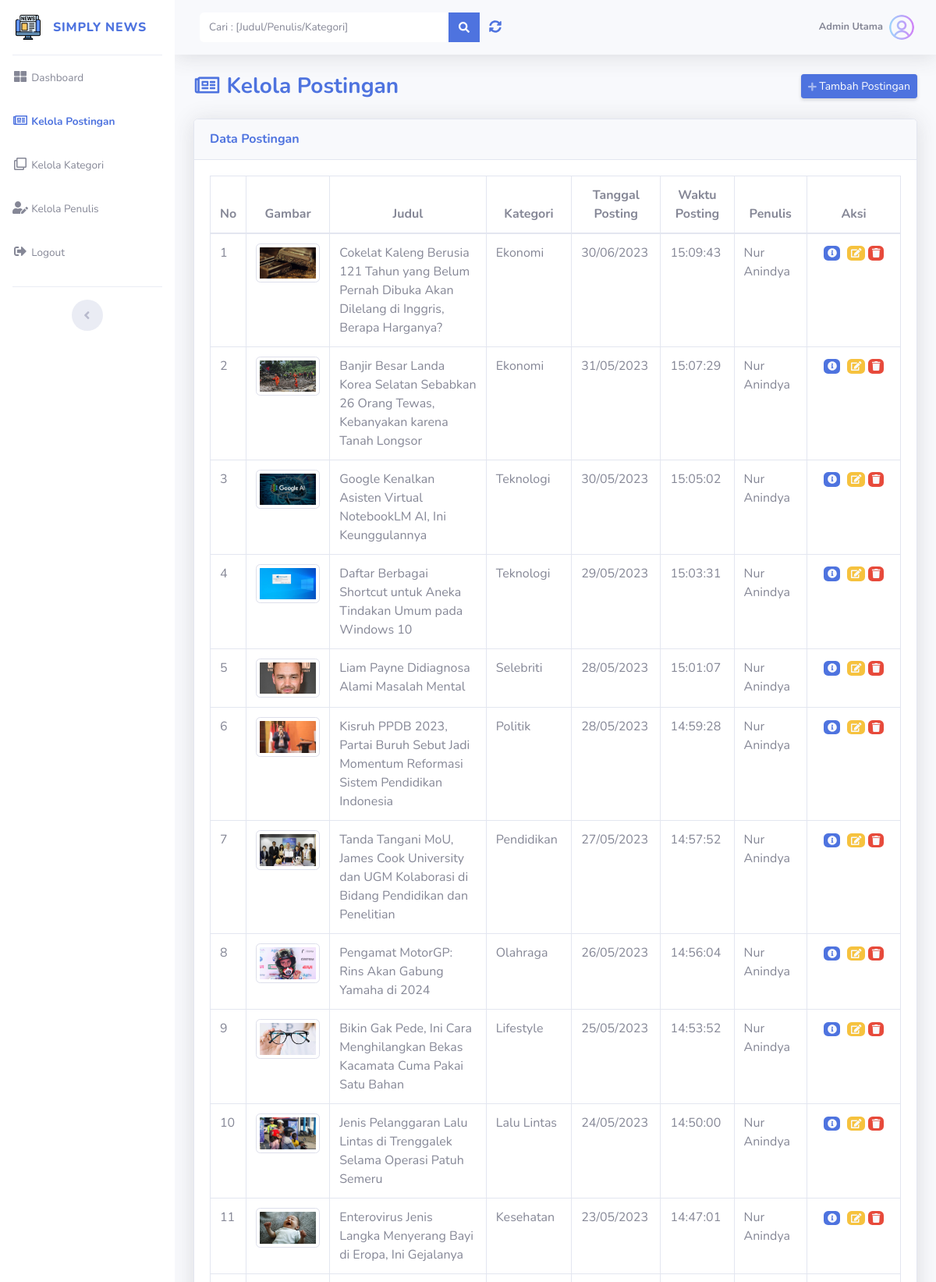
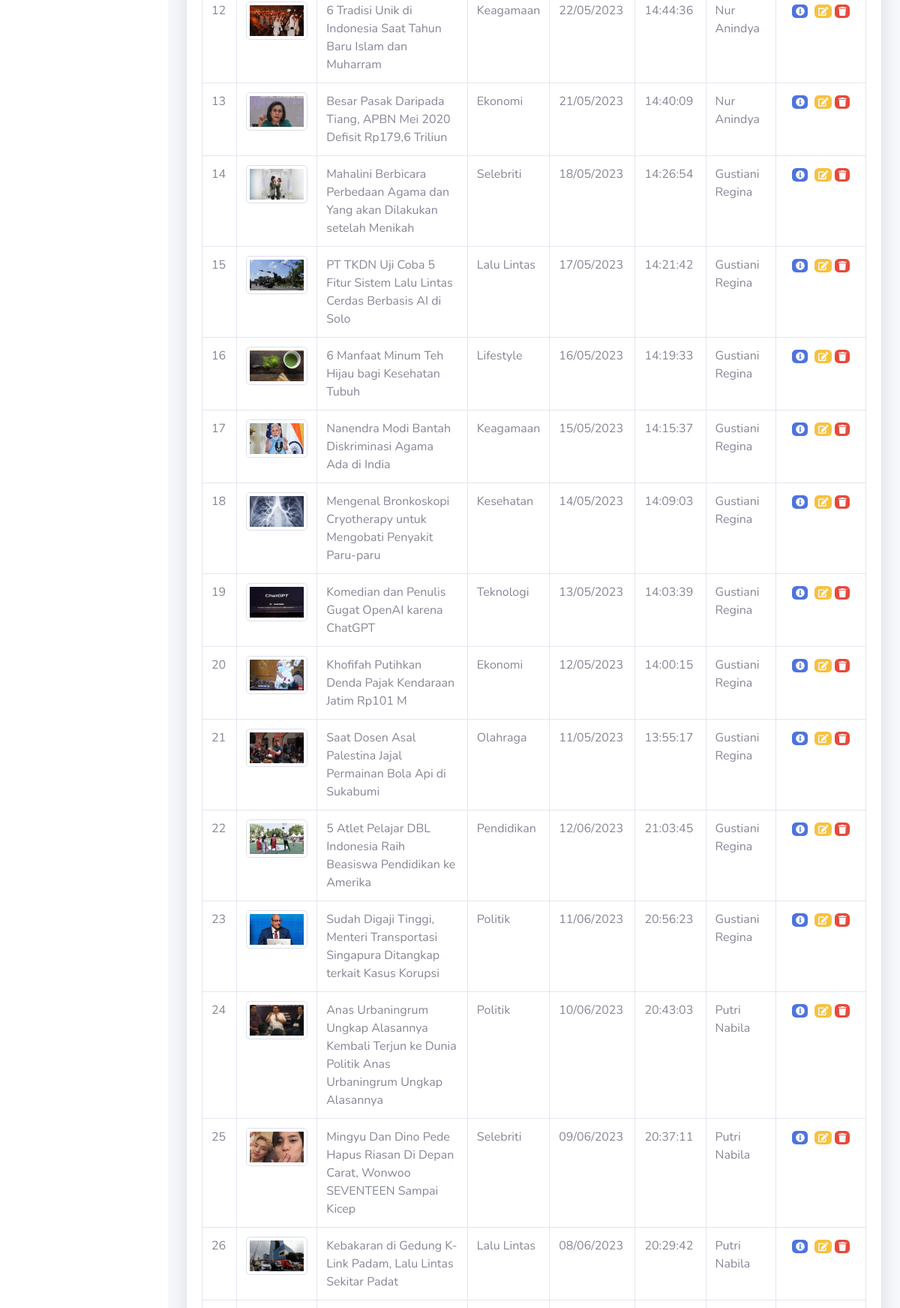
Page /admin/public/postingan/index.php (signed in, upper part) on the committed database (2 pictures, top to bottom).
### tables this page shows
CREATE TABLE `postingan` (
  `id_postingan` int(11) NOT NULL,
  `judul` varchar(100) NOT NULL,
  `isi` text NOT NULL,
  `gambar` text NOT NULL,
  `tgl_posting` date NOT NULL,
  `id_kategori` int(11) NOT NULL,
  `id_penulis` int(11) NOT NULL,
  `waktu_posting` time NOT NULL,
  `kunjungan` int(11) DEFAULT NULL
);

CREATE TABLE `kategori` (
  `id_kategori` int(11) NOT NULL,
  `namaKategori` varchar(50) NOT NULL
);

CREATE TABLE `user` (
  `id_user` int(11) NOT NULL,
  `namaLengkap` varchar(100) NOT NULL,
  `username` varchar(100) NOT NULL,
  `password` text NOT NULL,
  `level` varchar(50) DEFAULT NULL
);

### admin/public/postingan/index.php (the view, shortened to what this page needs)
<?php
include "../menu/header.php";
include "../../database/database.php";
$query = mysqli_query($conn, "SELECT * FROM postingan INNER JOIN kategori ON postingan.id_kategori=kategori.id_kategori INNER JOIN user ON postingan.id_penulis=user.id_user ORDER BY postingan.id_postingan DESC");
include "../../database/database.php";
if (isset($_POST['search'])) {
  $search = $_POST['search'];
  $query = mysqli_query($conn, "SELECT * FROM postingan INNER JOIN kategori ON postingan.id_kategori=kategori.id_kategori INNER JOIN user ON postingan.id_penulis=user.id_user WHERE judul LIKE '%$search%' OR namaKategori LIKE '%$search%' OR namaLengkap LIKE '%$search%' ORDER BY postingan.id_postingan DESC");
} else {
  $query = mysqli_query($conn, "SELECT * FROM postingan INNER JOIN kategori ON postingan.id_kategori=kategori.id_kategori INNER JOIN user ON postingan.id_penulis=user.id_user ORDER BY postingan.id_postingan DESC");
}
?>
<div class="container-fluid">
  <div class="d-sm-flex align-items-center justify-content-between mb-4">
    <h1 class="h3 mb-0 text-primary font-weight-bolder"><i class="far fa-fw fa-newspaper"></i> Kelola Postingan</h1>
    <a href="addPostingan.php" class="d-none d-sm-inline-block btn btn-sm btn-primary shadow-sm"><i class="fas fa-plus fa-sm text-white-50"></i> Tambah Postingan</a>
  </div>
  <div class="card shadow mb-4">
    <div class="card-header py-3">
      <h6 class="m-0 font-weight-bold text-primary">Data Postingan</h6>
    </div>
    <div class="card-body">
      <div class="table-responsive">
        <table class="table table-bordered" id="dataTable" width="100%" cellspacing="0">
          <thead>
            <tr class="text-center">
              <th>No</th>
              <th>Gambar</th>
              <th>Judul</th>
              <th>Kategori</th>
              <th>Tanggal Posting</th>
              <th>Waktu Posting</th>
              <th>Penulis</th>
              <th width="120px">Aksi</th>
            </tr>
          </thead>
          <tbody>
            <?php
            $no = 1;
            while ($row = mysqli_fetch_array($query)) {
            ?>
              <tr>
                <td><?= $no++; ?></td>
                <td class="text-center"><img class="img-thumbnail" src="../imagesBerita/<?= $row['gambar']; ?>" style="width: 300px;"></td>
                <td><?= $row['judul']; ?></td>
                <td><?= $row['namaKategori']; ?></td>
                <td><?= date('d/m/Y', strtotime($row['tgl_posting'])); ?></td>
                <td><?= $row['waktu_posting']; ?></td>
                <td><?= $row['namaLengkap']; ?></td>
                <td class="text-center">
                  <a href="<?= "showPostingan.php?aksi=show&&id=$row[id_postingan]"; ?>" class="badge bg-primary text-light"><i class="fas fa-info-circle"></i></a>
                  <?php
                  if ($_SESSION['id_user'] == $row['id_user'] || $_SESSION['level'] == 'admin') {
                  ?>
                    &nbsp;<a href="<?= "editPostingan.php?aksi=edit&&id=$row[id_postingan]"; ?>" class="badge bg-warning text-light"><i class="fas fa-edit"></i></a>&nbsp;<a href="<?= "deletePostingan.php?aksi=delete&&id=$row[id_postingan]"; ?>" onclick="javascript: return confirm('Apakah Anda yakin ingin menghapus data ini?')" class="badge bg-danger text-light btn-hapus"><i class="fas fa-trash"></i></a>
                  <?php } ?>
                </td>
              </tr>
            <?php } ?>
          </tbody>
        </table>
      </div>
    </div>
  </div>
</div>
<?php
include "../menu/footer.php";
?>

### rows in the picture
postingan: gambar (picture), judul "Cokelat Kaleng Berusia 121 Tahun yang Belum Pernah Dibuka Akan Dilelang di Inggris, Berapa Harganya?", id_kategori.namaKategori "Ekonomi", tgl_posting "30/06/2023", waktu_posting "15:09:43", user.namaLengkap "Nur Anindya"
postingan: gambar (picture), judul "Banjir Besar Landa Korea Selatan Sebabkan 26 Orang Tewas, Kebanyakan karena Tanah Longsor", id_kategori.namaKategori "Ekonomi", tgl_posting "31/05/2023", waktu_posting "15:07:29", user.namaLengkap "Nur Anindya"
postingan: gambar (picture), judul "Google Kenalkan Asisten Virtual NotebookLM AI, Ini Keunggulannya", id_kategori.namaKategori "Teknologi", tgl_posting "30/05/2023", waktu_posting "15:05:02", user.namaLengkap "Nur Anindya"
postingan: gambar (picture), judul "Daftar Berbagai Shortcut untuk Aneka Tindakan Umum pada Windows 10", id_kategori.namaKategori "Teknologi", tgl_posting "29/05/2023", waktu_posting "15:03:31", user.namaLengkap "Nur Anindya"
postingan: gambar (picture), judul "Liam Payne Didiagnosa Alami Masalah Mental", id_kategori.namaKategori "Selebriti", tgl_posting "28/05/2023", waktu_posting "15:01:07", user.namaLengkap "Nur Anindya"
postingan: gambar (picture), judul "Kisruh PPDB 2023, Partai Buruh Sebut Jadi Momentum Reformasi Sistem Pendidikan Indonesia", id_kategori.namaKategori "Politik", tgl_posting "28/05/2023", waktu_posting "14:59:28", user.namaLengkap "Nur Anindya"
postingan: gambar (picture), judul "Tanda Tangani MoU, James Cook University dan UGM Kolaborasi di Bidang Pendidikan dan Penelitian", id_kategori.namaKategori "Pendidikan", tgl_posting "27/05/2023", waktu_posting "14:57:52", user.namaLengkap "Nur Anindya"
postingan: gambar (picture), judul "Pengamat MotorGP: Rins Akan Gabung Yamaha di 2024", id_kategori.namaKategori "Olahraga", tgl_posting "26/05/2023", waktu_posting "14:56:04", user.namaLengkap "Nur Anindya"
postingan: gambar (picture), judul "Bikin Gak Pede, Ini Cara Menghilangkan Bekas Kacamata Cuma Pakai Satu Bahan", id_kategori.namaKategori "Lifestyle", tgl_posting "25/05/2023", waktu_posting "14:53:52", user.namaLengkap "Nur Anindya"
postingan: gambar (picture), judul "Jenis Pelanggaran Lalu Lintas di Trenggalek Selama Operasi Patuh Semeru", id_kategori.namaKategori "Lalu Lintas", tgl_posting "24/05/2023", waktu_posting "14:50:00", user.namaLengkap "Nur Anindya"
postingan: gambar (picture), judul "Enterovirus Jenis Langka Menyerang Bayi di Eropa, Ini Gejalanya", id_kategori.namaKategori "Kesehatan", tgl_posting "23/05/2023", waktu_posting "14:47:01", user.namaLengkap "Nur Anindya"
postingan: gambar (picture), judul "6 Tradisi Unik di Indonesia Saat Tahun Baru Islam dan Muharram", id_kategori.namaKategori "Keagamaan", tgl_posting "22/05/2023", waktu_posting "14:44:36", user.namaLengkap "Nur Anindya"
postingan: gambar (picture), judul "Besar Pasak Daripada Tiang, APBN Mei 2020 Defisit Rp179,6 Triliun", id_kategori.namaKategori "Ekonomi", tgl_posting "21/05/2023", waktu_posting "14:40:09", user.namaLengkap "Nur Anindya"
postingan: gambar (picture), judul "Mahalini Berbicara Perbedaan Agama dan Yang akan Dilakukan setelah Menikah", id_kategori.namaKategori "Selebriti", tgl_posting "18/05/2023", waktu_posting "14:26:54", user.namaLengkap "Gustiani Regina"
postingan: gambar (picture), judul "PT TKDN Uji Coba 5 Fitur Sistem Lalu Lintas Cerdas Berbasis AI di Solo", id_kategori.namaKategori "Lalu Lintas", tgl_posting "17/05/2023", waktu_posting "14:21:42", user.namaLengkap "Gustiani Regina"
postingan: gambar (picture), judul "6 Manfaat Minum Teh Hijau bagi Kesehatan Tubuh", id_kategori.namaKategori "Lifestyle", tgl_posting "16/05/2023", waktu_posting "14:19:33", user.namaLengkap "Gustiani Regina"
postingan: gambar (picture), judul "Nanendra Modi Bantah Diskriminasi Agama Ada di India", id_kategori.namaKategori "Keagamaan", tgl_posting "15/05/2023", waktu_posting "14:15:37", user.namaLengkap "Gustiani Regina"
postingan: gambar (picture), judul "Mengenal Bronkoskopi Cryotherapy untuk Mengobati Penyakit Paru-paru", id_kategori.namaKategori "Kesehatan", tgl_posting "14/05/2023", waktu_posting "14:09:03", user.namaLengkap "Gustiani Regina"
postingan: gambar (picture), judul "Komedian dan Penulis Gugat OpenAI karena ChatGPT", id_kategori.namaKategori "Teknologi", tgl_posting "13/05/2023", waktu_posting "14:03:39", user.namaLengkap "Gustiani Regina"
postingan: gambar (picture), judul "Khofifah Putihkan Denda Pajak Kendaraan Jatim Rp101 M", id_kategori.namaKategori "Ekonomi", tgl_posting "12/05/2023", waktu_posting "14:00:15", user.namaLengkap "Gustiani Regina"
postingan: gambar (picture), judul "Saat Dosen Asal Palestina Jajal Permainan Bola Api di Sukabumi", id_kategori.namaKategori "Olahraga", tgl_posting "11/05/2023", waktu_posting "13:55:17", user.namaLengkap "Gustiani Regina"
postingan: gambar (picture), judul "5 Atlet Pelajar DBL Indonesia Raih Beasiswa Pendidikan ke Amerika", id_kategori.namaKategori "Pendidikan", tgl_posting "12/06/2023", waktu_posting "21:03:45", user.namaLengkap "Gustiani Regina"
postingan: gambar (picture), judul "Sudah Digaji Tinggi, Menteri Transportasi Singapura Ditangkap terkait Kasus Korupsi", id_kategori.namaKategori "Politik", tgl_posting "11/06/2023", waktu_posting "20:56:23", user.namaLengkap "Gustiani Regina"
postingan: gambar (picture), judul "Anas Urbaningrum Ungkap Alasannya Kembali Terjun ke Dunia Politik Anas Urbaningrum Ungkap Alasannya", id_kategori.namaKategori "Politik", tgl_posting "10/06/2023", waktu_posting "20:43:03", user.namaLengkap "Putri Nabila"
postingan: gambar (picture), judul "Mingyu Dan Dino Pede Hapus Riasan Di Depan Carat, Wonwoo SEVENTEEN Sampai Kicep", id_kategori.namaKategori "Selebriti", tgl_posting "09/06/2023", waktu_posting "20:37:11", user.namaLengkap "Putri Nabila"
postingan: gambar (picture), judul "Kebakaran di Gedung K-Link Padam, Lalu Lintas Sekitar Padat", id_kategori.namaKategori "Lalu Lintas", tgl_posting "08/06/2023", waktu_posting "20:29:42", user.namaLengkap "Putri Nabila"

### other values in the picture
$namaLengkap "Admin Utama"
